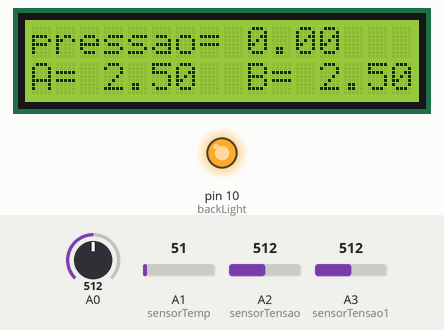
Bench run of a sketch on a simulated Arduino Uno, built with avr-gcc and run on an emulated ATmega328P. Shown: 16×2 character LCD, output pins drawn as LEDs (lit = HIGH). Inputs (shaded band) come from the test bench; at power-on: A2 (sensorTensao) = 512, A3 (sensorTensao1) = 512, A0 = 512, A1 (sensorTemp) = 51.

Above: at 1.2 s.
1.3 s: A2 (sensorTensao) set to 716
At 2.2 s:
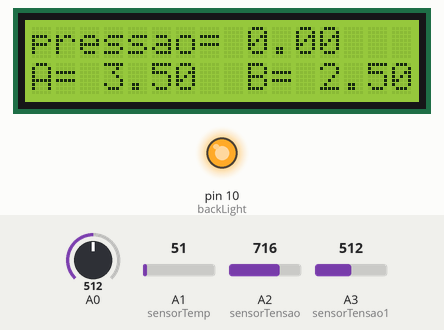
2.8 s: A3 (sensorTensao1) set to 716
At 3.8 s:
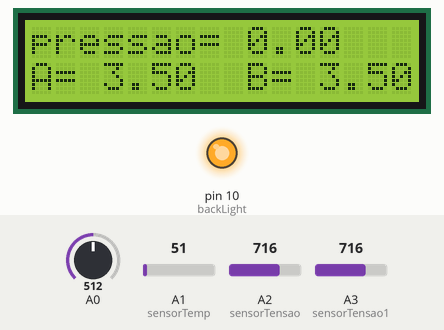
4.3 s: A2 (sensorTensao) set to 992
At 5.5 s:
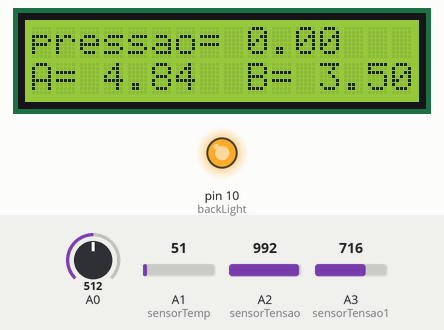
5.8 s: A3 (sensorTensao1) set to 992
At 7.0 s:
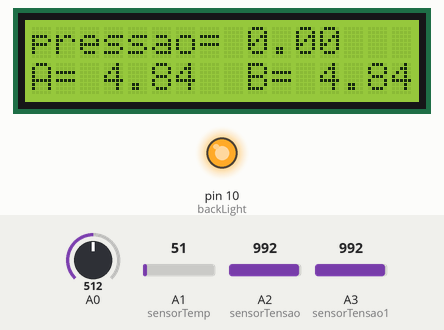
7.3 s: A2 (sensorTensao) set to 306
At 8.5 s:
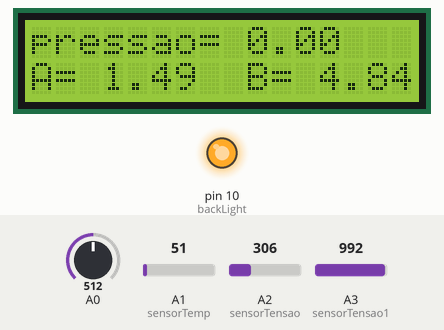
8.8 s: A3 (sensorTensao1) set to 306
At 9.1 s:
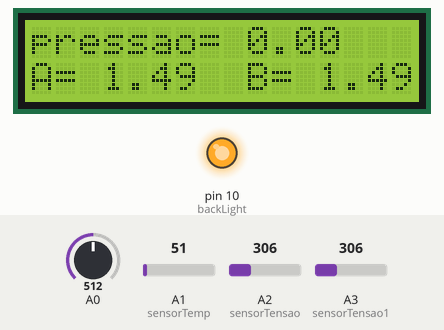
Timing chart, 0 to 11.3 s (numbered marks = the images above; inputs shaded):
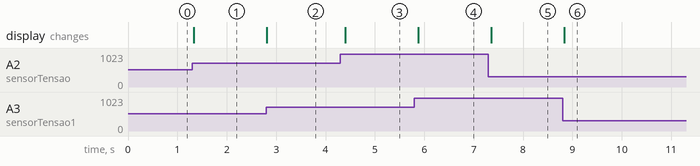

The sketch:

sketch_dec15a.ino
```cpp
#include <LiquidCrystal.h>
#include <Limits.h>

// Define as conexões e cria o objeto para acesso
const int rs = 8, en = 9, d4 = 4, d5 = 5, d6 = 6, d7 = 7;
const int backLight = 10;
const int sensorTemp = A1;
const int sensorTensao = A2;
const int sensorTensao1= A3;


LiquidCrystal lcd(rs, en, d4, d5, d6, d7);
byte a[8]= {B00110,B01001,B00110,B00000,B00000,B00000,B00000,B00000,};
// Limites para detecção das teclas, em ordem crescente
struct {
  int limite;
  char *nome;

} teclas[] = {
  {   50, "pressao ="},
  {  150, "tensao =" },
  {  300, "Baixo   " },
  {  500, "Esquerda" },
  {  750, "Select  " },
  { 1024, "        " }  // nenhuma tecla apertada
};

int temppadrao = 23;
float pressao;
float tensao;
float tensao1;
// Iniciação
void setup() {
  //Progama o pino de backlight como saída
  pinMode(backLight, OUTPUT);
  // Inicia o display e coloca uma mensagem
  lcd.begin(16, 2);
  //lcd.print("Sensores");
  // Acende o backlight
  digitalWrite(backLight, HIGH);
  pinMode(d4, OUTPUT);
}

// Laço principal
void loop() {
  static int teclaAnt = -1;   // última tecla detectada
  int valorSensor = analogRead(sensorTemp);
  int valorSensorten = analogRead(sensorTensao);
  int valorSensorten1= analogRead(sensorTensao1);
  tensao = ((valorSensorten/1024.0)*0.5)*10;
  tensao1 = ((valorSensorten1/1024.0)*0.5)*10;
  pressao = (valorSensor*5/1024)*55;
  // Lê a tensão no pino A0
  int leitura = analogRead(A0);


  // Identifica a tecla apertada pela tensão lida
  int teclaNova;
  for (teclaNova = 0; ; teclaNova++) {
    if (leitura < teclas[teclaNova].limite) {
      break;
    }
  }
  //mostra sensor pressão
 lcd.setCursor(0, 0);
 lcd.print("pressao=");
 lcd.setCursor(9,0);
 lcd.print(pressao);

//mostra Tensão A
 lcd.setCursor(0,1);
 lcd.print("A= ");
 lcd.setCursor(3,1);
 lcd.print(tensao);

 //mostrar tensão B
 lcd.setCursor(9,1);
 lcd.print("B= ");
 lcd.setCursor(12,1);
 lcd.print(tensao1);

  if(teclas[teclaNova].limite == 50){
    digitalWrite(d4, HIGH);
  }


   /* Atualiza a tela se pressionou uma nova tecla
  if (teclaNova != teclaAnt) {
    lcd.setCursor(0,1);
    lcd.print(teclas[teclaNova].nome);
    if(teclas[teclaNova].limite == 50 ){
      lcd.print(temperaturaC);
    } else{
      lcd.print("            ");
    }
    if (teclas[teclaNova].limite == 150){
      lcd.setCursor(9, 1);
      lcd.print(tensao);
      lcd.setCursor(13, 1);
      lcd.print("V");
    }else{
      lcd.print("         ");
    }

    teclaAnt = teclaNova;
  }
 */
  // Dá um tempo antes do próximo teste
  delay (100);
}
```

Measured:
- after the input at 1.3 s, the display: changes at once (image 1)
- after the input at 2.8 s, the display: changes at once (image 2)
- after the input at 4.3 s, the display: changes after 0.10 s (image 3)
- after the input at 5.8 s, the display: changes after 0.08 s (image 4)
- after the input at 7.3 s, the display: changes after 0.06 s (image 5)
- after the input at 8.8 s, the display: changes at once (image 6)
